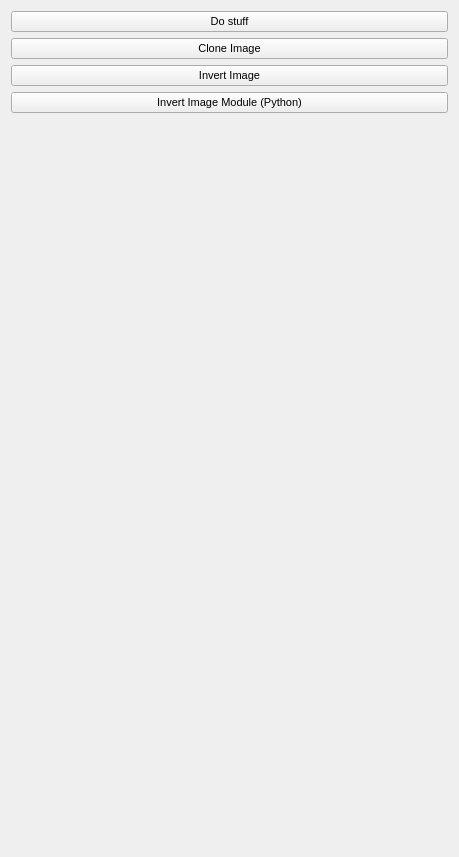
<?xml version="1.0" encoding="UTF-8"?>
<ui version="4.0">
 <class>QmitkCaPTkExample5Controls</class>
 <widget class="QWidget" name="QmitkCaPTkExample5Controls">
  <property name="geometry">
   <rect>
    <x>0</x>
    <y>0</y>
    <width>459</width>
    <height>857</height>
   </rect>
  </property>
  <property name="sizePolicy">
   <sizepolicy hsizetype="Minimum" vsizetype="Minimum">
    <horstretch>0</horstretch>
    <verstretch>0</verstretch>
   </sizepolicy>
  </property>
  <property name="minimumSize">
   <size>
    <width>0</width>
    <height>0</height>
   </size>
  </property>
  <property name="font">
   <font>
    <family>MS Shell Dlg 2</family>
    <pointsize>8</pointsize>
    <weight>50</weight>
    <italic>false</italic>
    <bold>false</bold>
    <underline>false</underline>
    <strikeout>false</strikeout>
   </font>
  </property>
  <property name="windowTitle">
   <string>QmitkCaPTkExample1</string>
  </property>
  <layout class="QVBoxLayout" name="verticalLayout_5">
   <item>
    <widget class="QPushButton" name="pushButton_DoStuff">
     <property name="text">
      <string>Do stuff</string>
     </property>
    </widget>
   </item>
   <item>
    <widget class="QPushButton" name="pushButton_CloneImage">
     <property name="text">
      <string>Clone Image</string>
     </property>
    </widget>
   </item>
   <item>
    <widget class="QPushButton" name="pushButton_InvertImage">
     <property name="text">
      <string>Invert Image</string>
     </property>
    </widget>
   </item>
   <item>
    <widget class="QPushButton" name="pushButton_InvertImageModulePython">
     <property name="text">
      <string>Invert Image Module (Python)</string>
     </property>
    </widget>
   </item>
   <item>
    <spacer name="verticalSpacer">
     <property name="orientation">
      <enum>Qt::Vertical</enum>
     </property>
     <property name="sizeHint" stdset="0">
      <size>
       <width>20</width>
       <height>40</height>
      </size>
     </property>
    </spacer>
   </item>
  </layout>
 </widget>
 <layoutdefault spacing="6" margin="11"/>
 <resources/>
 <connections/>
</ui>
